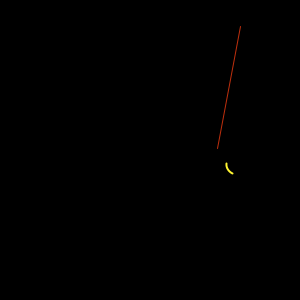
Frame 1 (no input)
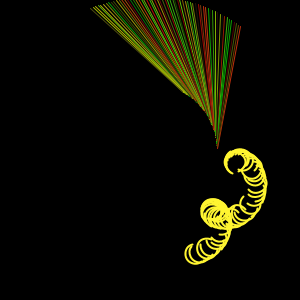
Frame 60 (the mouse pressed at the canvas centre just before this capture)
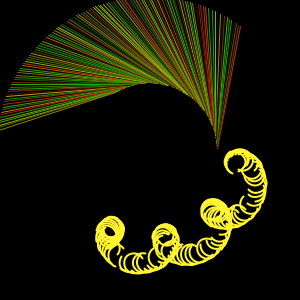
Frame 120 (the mouse held since frame 60 and released just before this capture)

The Processing sketch that drew these frames (run headless with seeded random() and noise(); from frame 60 on, the mouse is pressed at the canvas centre):

// Processing sketch: processing_37795
// ── processing_37795.pde

//budding flowers
void setup() {
  size(300, 300);
  background(0);
}

int x = 5; // for maintaing the main center of revolution
int y = 5;// secondary rotation with arc to variate its radius
int z=30;

void draw () { //to keep looping


  noFill();
  pushMatrix();
  translate(width/2, height/2);//shifting the centre
  rotate(radians(x));//main rotation with the centre of screen being the centre
  translate(100, 0);//radius, this is the distance at which the arc formations will take place from the centre
  rotate(radians(y+100)); // local rotation within the arc with respect to the main axis
  strokeWeight(2);
  stroke(255, 245, 49);
  arc(10, 10, 20, 20, radians(random(10)), radians(random(300)));
  popMatrix();

  translate(width/2, height/2);//again shifting the centre
  strokeWeight(1);
  stroke(random(200), random(200), random(16));
  rotate(-radians(x+60));//reverse formation of the lines
  line(150, 30, z, z+30);//different x and y to have a slanting line


  y+=10;
  x++;
}
